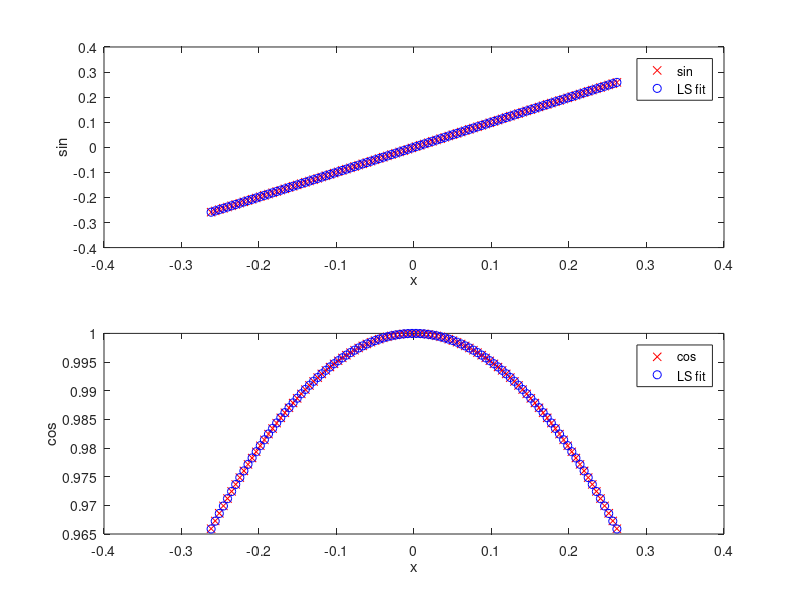

Reproduce this figure in MATLAB.
%%
y=linspace(-pi/12,pi/12);y=y(:);
csin = y.^3\(sin(y)-y);
ccos = y.^2\(cos(y)-1);

if 1
    % Plot LS fits and compare w/ sine and cosine
    x = linspace(-pi/12,pi/12);
    figure
    subplot(211)
    plot(x,sin(x),'xr',x,csin*x.^3+x,'ob')
    xlabel('x');ylabel('sin');
    legend('sin','LS fit','location','best');
    subplot(212)
    plot(x,cos(x),'xr',x,ccos*x.^2+1,'ob')
    xlabel('x');ylabel('cos');
    legend('cos','LS fit','location','best');
end
% sin(x) is approximated by -0.166*x^3 + x for x in [-pi/12, pi/12].
% cos(x) is approximated by -0.498*x^2 + 1 for x in [-pi/12, pi/12].